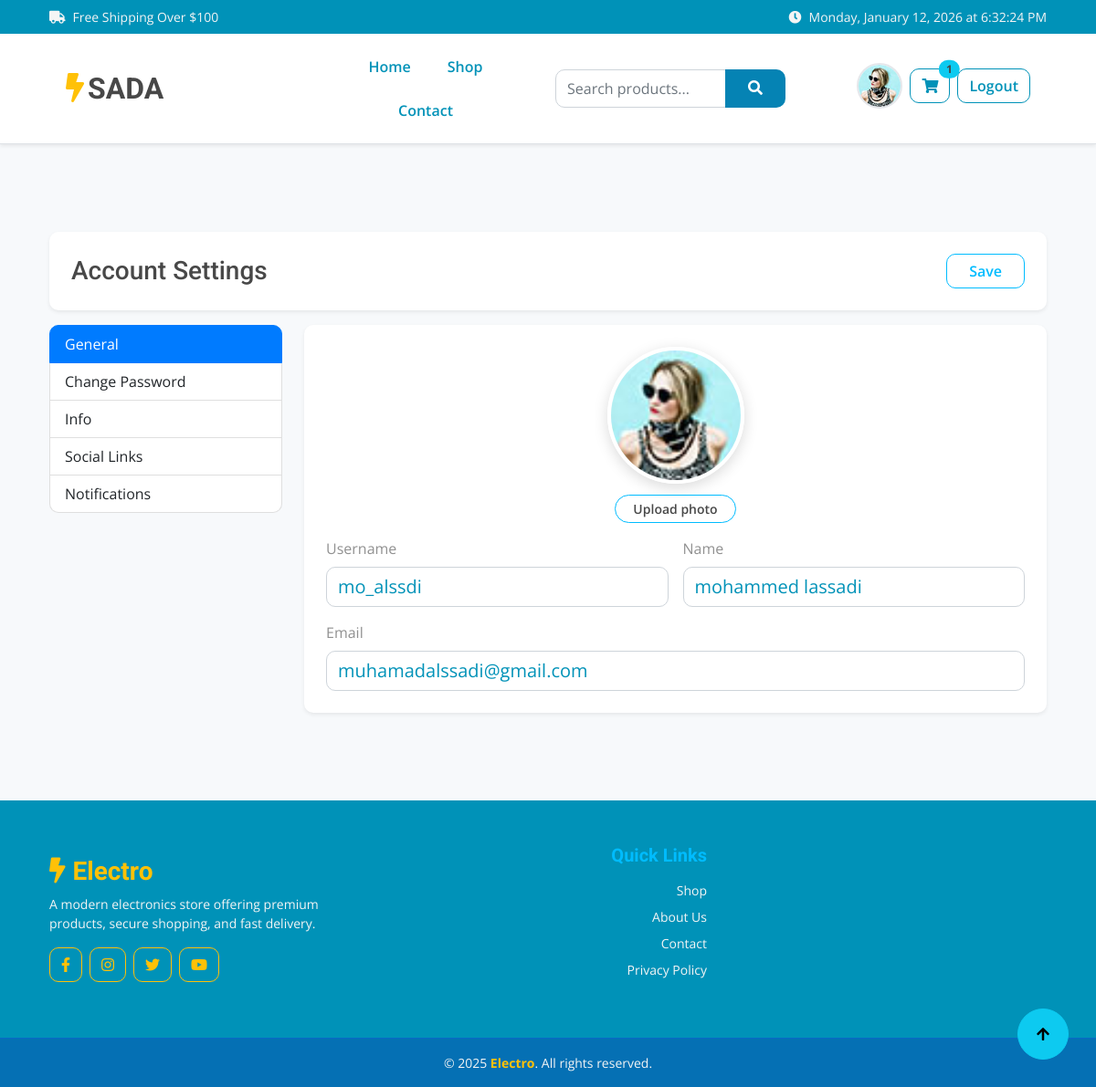
/settings.php (signed in), run on the app's committed database.
### tables this page shows
CREATE TABLE `users` (
  `id` int NOT NULL,
  `username` varchar(200) NOT NULL,
  `fullname` varchar(300) NOT NULL,
  `email` varchar(200) NOT NULL,
  `password` varchar(300) NOT NULL,
  `country` varchar(300) NOT NULL,
  `profile_image` varchar(500) NOT NULL,
  `status` tinyint NOT NULL DEFAULT '0',
  `roll_id` int NOT NULL DEFAULT '2',
  `created_at` timestamp NOT NULL DEFAULT CURRENT_TIMESTAMP
);

### settings.php (the view, shortened to what this page needs)
<?php
    include 'include/db_connect.php';
    $user_id = $_SESSION['user_id'];
    $stmt = $conn->prepare("SELECT * FROM users WHERE id = ?");
    $stmt->execute([$user_id]);
    $user = $stmt->fetch();
    include 'include/template/Header.php';
?>
<div class="container py-5 my-5">
    <div class="bg-white p-4 rounded shadow-sm mb-3 d-flex align-items-center justify-content-between flex-wrap">
        <h3 class="mb-0">Account Settings</h3>
        <button class="btn btn-outline-primary mt-2 mt-sm-0 px-4">Save</button>
    </div>
    <div class="row g-4">
        <div class="col-lg-3">
            <div class="list-group">
                <a class="list-group-item list-group-item-action active" data-bs-toggle="list" href="#general">General</a>
                <a class="list-group-item list-group-item-action" data-bs-toggle="list" href="#password">Change Password</a>
                <a class="list-group-item list-group-item-action" data-bs-toggle="list" href="#info">Info</a>
                <a class="list-group-item list-group-item-action" data-bs-toggle="list" href="#social">Social Links</a>
                <a class="list-group-item list-group-item-action" data-bs-toggle="list" href="#notifications">Notifications</a>
            </div>
        </div>
        <div class="col-lg-9">
            <div class="tab-content bg-white p-4 rounded shadow-sm">
                <div class="tab-pane fade show active" id="general">
                    <div class="text-center mb-3">
                        <div class="position-relative profile-img d-inline-block">
                            <img src="uploads/users/<?php echo htmlspecialchars($user['profile_image'] ?? 'default.png'); ?>" class="rounded-circle mb-2" alt="Avatar" style="width: 150px; height: 150px; object-fit: cover;">
                            <label class="btn btn-outline-primary rounded-pill text-dark btn-sm w-50 mt-1">
                                Upload photo
                            </label>
                        </div>
                    </div>
                    <form class="row g-3">
                        <div class="col-md-6">
                            <label class="form-label">Username</label>
                            <input type="text" class="form-control text-secondary fs-5 " value="<?php echo htmlspecialchars($user['username'] ?? ''); ?>" placeholder="User123">
                        </div>
                        <div class="col-md-6">
                            <label class="form-label">Name</label>
                            <input type="text" class="form-control text-secondary fs-5" value="<?php echo htmlspecialchars($user['fullname'] ?? ''); ?>" placeholder="Full Name">
                        </div>
                        <div class="col-12">
                            <label class="form-label">Email</label>
                            <input type="email" class="form-control text-secondary fs-5" value="<?php echo htmlspecialchars($user['email'] ?? ''); ?>" placeholder="your@email.com">
                        </div>
                    </form>
                </div>
        </div>
    </div>
</div>
</div>
<?php include 'include/template/Footer.php'?>

### assets/css/style.css (style rules this page uses)
.btn { font-weight: 600; transition: .5s; }

### settings.php (style rules this page uses)
body { background: #f7f9fb; }
.profile-img img { width: 100px; height: 100px; border: 4px solid #fff; box-shadow: 0 4px 16px rgba(0, 0, 0, 0.15); }
.form-control, .form-select { border-radius: 10px; }
.list-group-item.active { background: #007bff; border-color: #007bff; }

### data on the page
users: profile_image (picture), username "mo_alssdi", fullname "mohammed lassadi", email "muhamadalssadi@gmail.com"
